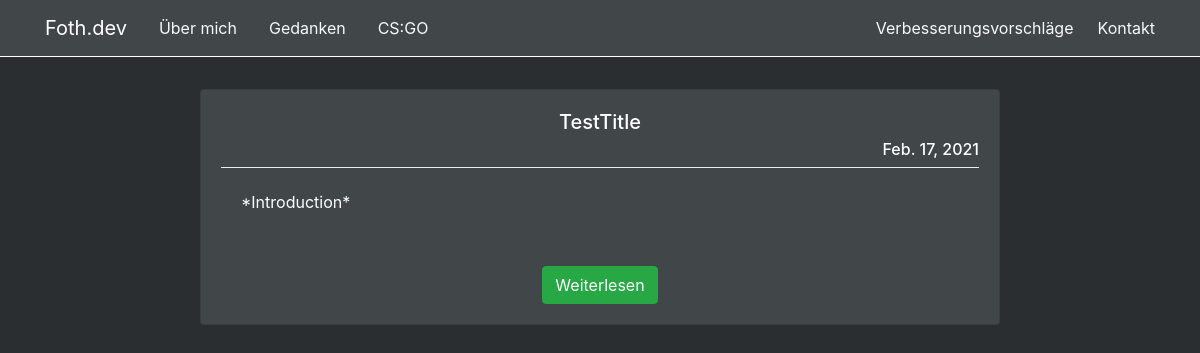
/thoughts/, run on the app's committed database.
### thoughts/models.py (models this page shows)
class ThoughtArticles(models.Model):
    title = models.CharField(max_length=200)
    publish_date = models.DateField(auto_now=True)
    introduction = models.CharField(max_length=2000, default="*Introduction*")
    article_content = models.CharField(max_length=25000)

### thoughts/views.py (the view)
# urls.py: path('', views.show_thought_posts, name="show_thought_posts")
def show_thought_posts(request):
    articles = ThoughtArticles.objects.all()
    return render(request, "thoughts/show_thought_posts.html", {"articles": articles})

### thoughts/templates/thoughts/show_thought_posts.html
{% extends "base.html" %}
{% block content %}
{% for article in articles %}
    <div class="card" style="width: 50rem; margin:2rem; color: white; background-color: rgb(65, 70, 73);">
        <div class="card-body">
            <h5 class="card-title">{{ article.title }}</h5>
            <h6 class="card-subtitle"  align="right">{{ article.publish_date }}</h6>
            <div class="dropdown-divider"></div>
        <div class="card-body">
            <div class="card-subtitle" align="left">{{ article.introduction }}</div>
        </div>
        <a href=""><button type="button" class="btn btn-success" style="margin-top: 2rem">Weiterlesen</button></a>
        </div>
    </div>
{% endfor %}
{% endblock content %}

### data on the page
ThoughtArticles: title "TestTitle", publish_date "Feb. 17, 2021", introduction "*Introduction*"
